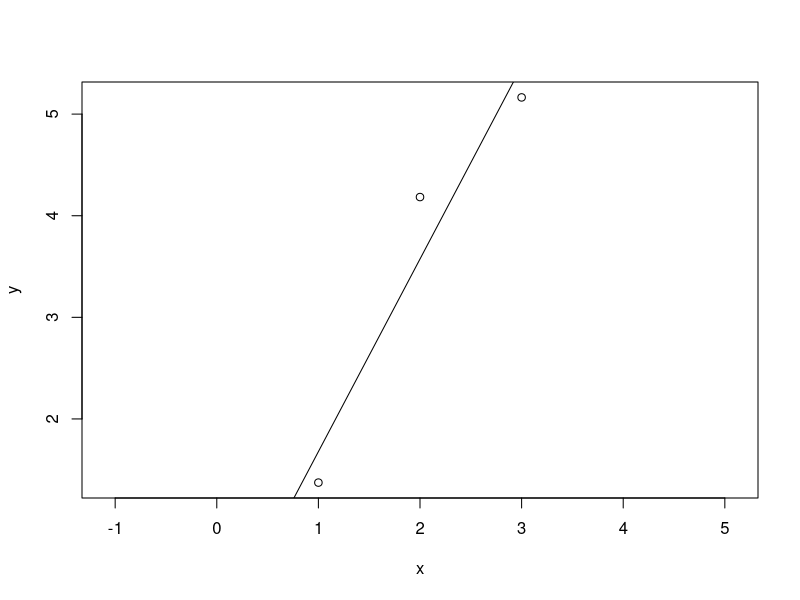
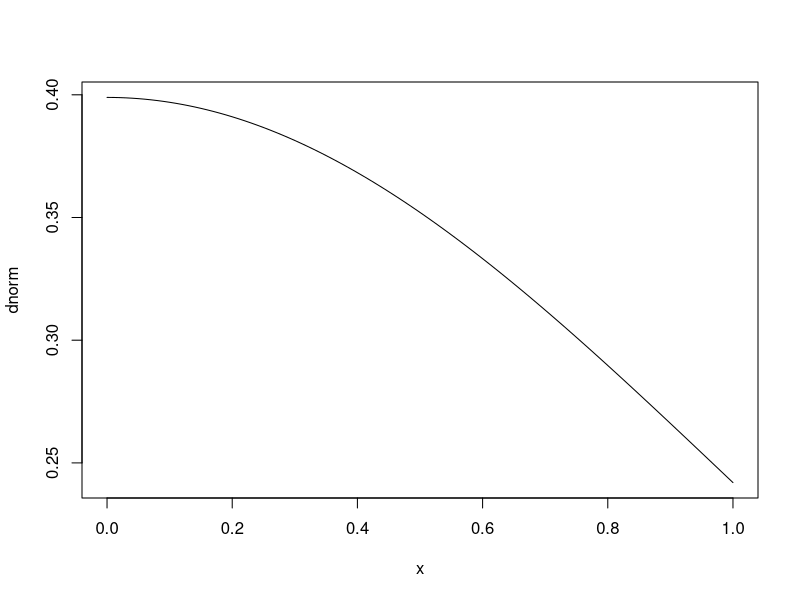
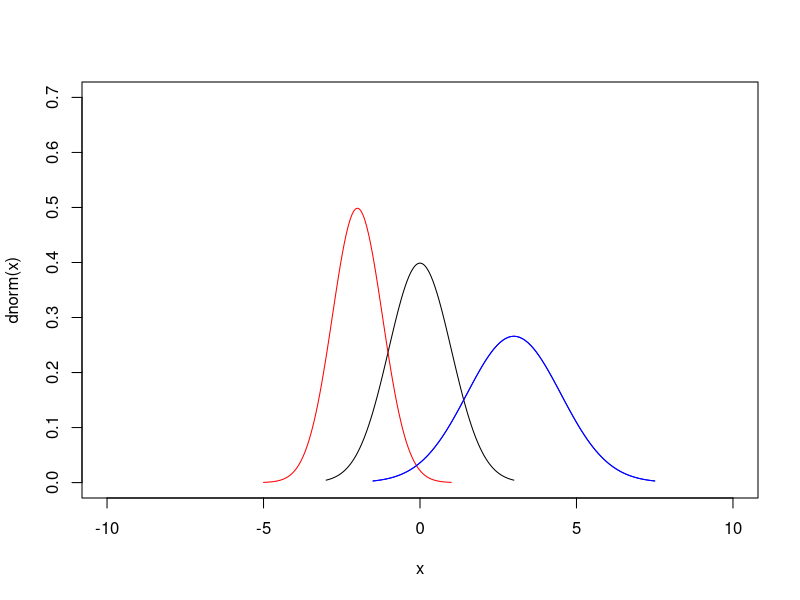

Generate these figures, in order, with R:
# Create a vector called x
x <- c(1, 2, 3)
# y = 2*x
y = 2 * x
# Data frame
a <- data.frame(x, y)
# Data frame
data.frame(x, y)
a <- data.frame(x, y)
# Simulation for regression
set.seed(1)
a$y <- a$y +rnorm(3)
## Regression
plot(y ~ x ,a, asp=TRUE)
lm(y ~ x ,a)
a.lm = lm(y ~ x ,a)
abline(a.lm)
summary(a.lm)
## Normal distribution density
plot(dnorm)
curve(dnorm,-3,3, xlim=c(-10,10), ylim=c(0,0.7))
customdnorm <- function(x){dnorm(x, -2, 0.8)}
curve(customdnorm, -5,1, add=TRUE, col="red")
customdnorm <- function(x){dnorm(x, 3, 1.5)}
curve(customdnorm, -1.5,7.5, add=TRUE, col="blue")

## Test random number generator
customdnorm <- function(x){dnorm(x, 3, 1.5)}
curve(customdnorm, -1.5,7.5, add=TRUE, col="blue")
